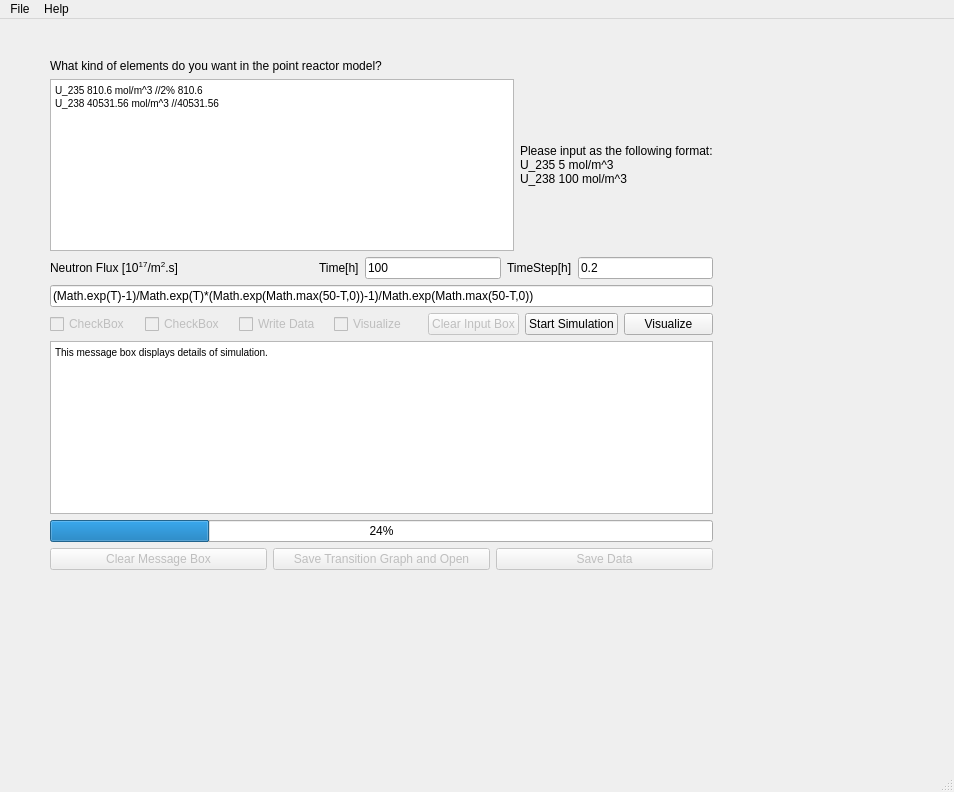
<?xml version="1.0" encoding="UTF-8"?>
<ui version="4.0">
 <class>MainWindow</class>
 <widget class="QMainWindow" name="MainWindow">
  <property name="geometry">
   <rect>
    <x>0</x>
    <y>0</y>
    <width>954</width>
    <height>792</height>
   </rect>
  </property>
  <property name="windowTitle">
   <string>MainWindow</string>
  </property>
  <widget class="QWidget" name="centralwidget">
   <widget class="QWidget" name="verticalLayoutWidget">
    <property name="geometry">
     <rect>
      <x>50</x>
      <y>40</y>
      <width>663</width>
      <height>511</height>
     </rect>
    </property>
    <layout class="QVBoxLayout" name="verticalLayout">
     <item>
      <widget class="QLabel" name="label">
       <property name="text">
        <string>What kind of elements do you want in the point reactor model?</string>
       </property>
      </widget>
     </item>
     <item>
      <layout class="QHBoxLayout" name="horizontalLayout_3">
       <item>
        <widget class="QTextEdit" name="inputText">
         <property name="html">
          <string>&lt;!DOCTYPE HTML PUBLIC &quot;-//W3C//DTD HTML 4.0//EN&quot; &quot;http://www.w3.org/TR/REC-html40/strict.dtd&quot;&gt;
&lt;html&gt;&lt;head&gt;&lt;meta name=&quot;qrichtext&quot; content=&quot;1&quot; /&gt;&lt;style type=&quot;text/css&quot;&gt;
p, li { white-space: pre-wrap; }
&lt;/style&gt;&lt;/head&gt;&lt;body style=&quot; font-family:'MS Shell Dlg 2'; font-size:7.8pt; font-weight:400; font-style:normal;&quot;&gt;
&lt;p style=&quot; margin-top:0px; margin-bottom:0px; margin-left:0px; margin-right:0px; -qt-block-indent:0; text-indent:0px;&quot;&gt;U_235 810.6 mol/m^3 //2% 810.6&lt;/p&gt;
&lt;p style=&quot; margin-top:0px; margin-bottom:0px; margin-left:0px; margin-right:0px; -qt-block-indent:0; text-indent:0px;&quot;&gt;U_238 40531.56 mol/m^3 //40531.56&lt;/p&gt;&lt;/body&gt;&lt;/html&gt;</string>
         </property>
         <property name="overwriteMode">
          <bool>false</bool>
         </property>
         <property name="acceptRichText">
          <bool>true</bool>
         </property>
         <property name="placeholderText">
          <string/>
         </property>
        </widget>
       </item>
       <item>
        <widget class="QLabel" name="label_2">
         <property name="text">
          <string>Please input as the following format: 
U_235 5 mol/m^3 
U_238 100 mol/m^3</string>
         </property>
        </widget>
       </item>
      </layout>
     </item>
     <item>
      <layout class="QHBoxLayout" name="horizontalLayout_4">
       <item>
        <widget class="QLabel" name="label_3">
         <property name="text">
          <string>&lt;html&gt;&lt;head/&gt;&lt;body&gt;&lt;p&gt;Neutron Flux [10&lt;span style=&quot; vertical-align:super;&quot;&gt;17&lt;/span&gt;/m&lt;span style=&quot; vertical-align:super;&quot;&gt;2&lt;/span&gt;.s]&lt;/p&gt;&lt;/body&gt;&lt;/html&gt;</string>
         </property>
        </widget>
       </item>
       <item>
        <spacer name="horizontalSpacer">
         <property name="orientation">
          <enum>Qt::Horizontal</enum>
         </property>
         <property name="sizeHint" stdset="0">
          <size>
           <width>40</width>
           <height>20</height>
          </size>
         </property>
        </spacer>
       </item>
       <item>
        <widget class="QLabel" name="label_4">
         <property name="text">
          <string>Time[h]</string>
         </property>
        </widget>
       </item>
       <item>
        <widget class="QLineEdit" name="inputTime">
         <property name="text">
          <string>100</string>
         </property>
        </widget>
       </item>
       <item>
        <widget class="QLabel" name="label_5">
         <property name="text">
          <string>TimeStep[h]</string>
         </property>
        </widget>
       </item>
       <item>
        <widget class="QLineEdit" name="inputTimeStep">
         <property name="text">
          <string>0.2</string>
         </property>
        </widget>
       </item>
      </layout>
     </item>
     <item>
      <widget class="QLineEdit" name="inputNeutron">
       <property name="text">
        <string>(Math.exp(T)-1)/Math.exp(T)*(Math.exp(Math.max(50-T,0))-1)/Math.exp(Math.max(50-T,0))</string>
       </property>
      </widget>
     </item>
     <item>
      <layout class="QHBoxLayout" name="horizontalLayout">
       <item>
        <widget class="QCheckBox" name="checkBox_3">
         <property name="enabled">
          <bool>false</bool>
         </property>
         <property name="text">
          <string>CheckBox</string>
         </property>
         <property name="checkable">
          <bool>true</bool>
         </property>
         <property name="tristate">
          <bool>false</bool>
         </property>
        </widget>
       </item>
       <item>
        <widget class="QCheckBox" name="checkBox_4">
         <property name="enabled">
          <bool>false</bool>
         </property>
         <property name="text">
          <string>CheckBox</string>
         </property>
        </widget>
       </item>
       <item>
        <widget class="QCheckBox" name="checkBox_2">
         <property name="enabled">
          <bool>false</bool>
         </property>
         <property name="text">
          <string>Write Data</string>
         </property>
        </widget>
       </item>
       <item>
        <widget class="QCheckBox" name="checkBox">
         <property name="enabled">
          <bool>false</bool>
         </property>
         <property name="text">
          <string>Visualize</string>
         </property>
        </widget>
       </item>
       <item>
        <widget class="QPushButton" name="pushButton_5">
         <property name="enabled">
          <bool>false</bool>
         </property>
         <property name="text">
          <string>Clear Input Box</string>
         </property>
        </widget>
       </item>
       <item>
        <widget class="QPushButton" name="simulateButton">
         <property name="text">
          <string>Start Simulation</string>
         </property>
        </widget>
       </item>
       <item>
        <widget class="QPushButton" name="visualizeButton">
         <property name="text">
          <string>Visualize</string>
         </property>
        </widget>
       </item>
      </layout>
     </item>
     <item>
      <widget class="QTextBrowser" name="messageBrowser">
       <property name="html">
        <string>&lt;!DOCTYPE HTML PUBLIC &quot;-//W3C//DTD HTML 4.0//EN&quot; &quot;http://www.w3.org/TR/REC-html40/strict.dtd&quot;&gt;
&lt;html&gt;&lt;head&gt;&lt;meta name=&quot;qrichtext&quot; content=&quot;1&quot; /&gt;&lt;style type=&quot;text/css&quot;&gt;
p, li { white-space: pre-wrap; }
&lt;/style&gt;&lt;/head&gt;&lt;body style=&quot; font-family:'MS Shell Dlg 2'; font-size:7.8pt; font-weight:400; font-style:normal;&quot;&gt;
&lt;p style=&quot; margin-top:0px; margin-bottom:0px; margin-left:0px; margin-right:0px; -qt-block-indent:0; text-indent:0px;&quot;&gt;This message box displays details of simulation.&lt;/p&gt;&lt;/body&gt;&lt;/html&gt;</string>
       </property>
       <property name="placeholderText">
        <string/>
       </property>
      </widget>
     </item>
     <item>
      <widget class="QProgressBar" name="progressBar">
       <property name="enabled">
        <bool>true</bool>
       </property>
       <property name="value">
        <number>24</number>
       </property>
       <property name="invertedAppearance">
        <bool>false</bool>
       </property>
      </widget>
     </item>
     <item>
      <layout class="QHBoxLayout" name="horizontalLayout_2">
       <item>
        <widget class="QPushButton" name="pushButton_4">
         <property name="enabled">
          <bool>false</bool>
         </property>
         <property name="text">
          <string>Clear Message Box</string>
         </property>
        </widget>
       </item>
       <item>
        <widget class="QPushButton" name="pushButton_3">
         <property name="enabled">
          <bool>false</bool>
         </property>
         <property name="text">
          <string>Save Transition Graph and Open</string>
         </property>
        </widget>
       </item>
       <item>
        <widget class="QPushButton" name="pushButton_2">
         <property name="enabled">
          <bool>false</bool>
         </property>
         <property name="text">
          <string>Save Data</string>
         </property>
        </widget>
       </item>
      </layout>
     </item>
    </layout>
   </widget>
  </widget>
  <widget class="QMenuBar" name="menubar">
   <property name="geometry">
    <rect>
     <x>0</x>
     <y>0</y>
     <width>954</width>
     <height>26</height>
    </rect>
   </property>
   <widget class="QMenu" name="menuNuKit">
    <property name="title">
     <string>File</string>
    </property>
   </widget>
   <widget class="QMenu" name="menuHelp">
    <property name="title">
     <string>Help</string>
    </property>
    <addaction name="actionCopyright"/>
    <addaction name="actionHelp_Documentation"/>
    <addaction name="actionContact"/>
   </widget>
   <addaction name="menuNuKit"/>
   <addaction name="menuHelp"/>
  </widget>
  <widget class="QStatusBar" name="statusbar"/>
  <action name="actionCopyright">
   <property name="text">
    <string>Copyright</string>
   </property>
  </action>
  <action name="actionHelp_Documentation">
   <property name="text">
    <string>Help Documentation</string>
   </property>
  </action>
  <action name="actionContact">
   <property name="text">
    <string>Contact</string>
   </property>
  </action>
 </widget>
 <resources/>
 <connections/>
</ui>
